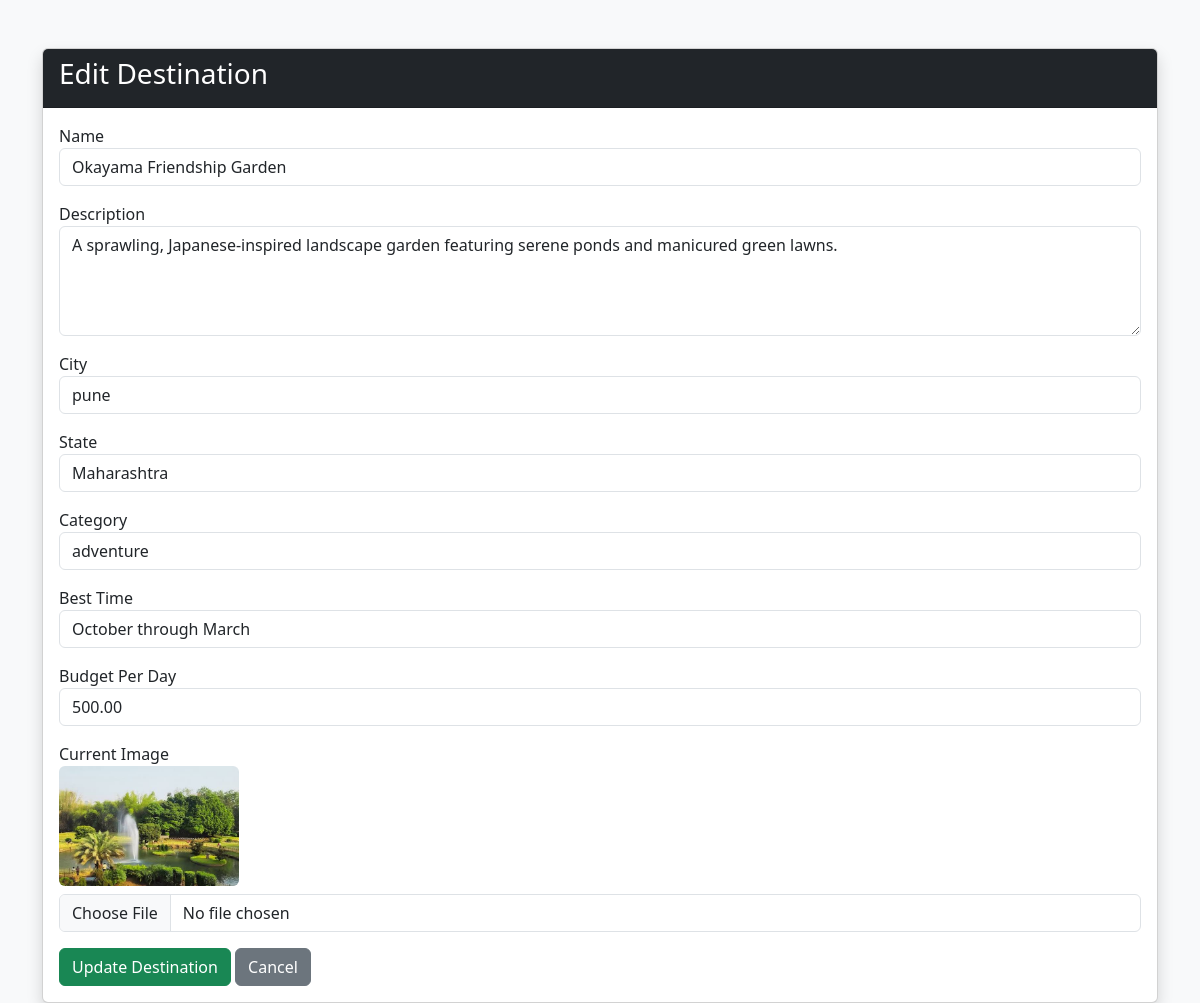
The app's page /dashboard/edit/7/ with its own data.
### destinations/models.py (models this page shows, shortened)
class Destination(models.Model):
    name = models.CharField(max_length=150)
    slug = models.SlugField(max_length=170, unique=True, blank=True)
    description = models.TextField()
    category = models.CharField(max_length=30, choices=CATEGORY_CHOICES)
    state = models.CharField(max_length=30, choices=STATE_CHOICES)
    city = models.CharField(max_length=100, blank=True)
    image = models.ImageField(upload_to='destinations/', blank=True, null=True)
    best_time_to_visit = models.CharField(max_length=100, blank=True)
    avg_budget_per_day = models.DecimalField(max_digits=8, decimal_places=2, default=0)
    is_featured = models.BooleanField(default=False)
    created_at = models.DateTimeField(auto_now_add=True)
    class Meta:
        ordering = ['-created_at']

### dashboard/views.py (the view, shortened to what this page needs)
# urls.py: path('edit/<int:id>/', views.edit_destination, name='edit_destination'),
def edit_destination(request, id):
    destination = get_object_or_404(Destination, id=id)
    context = {
        "destination": destination,
    }
    return render(request, "dashboard/edit_destination.html", context)

### templates/dashboard/edit_destination.html (shortened to what this page needs)
<!DOCTYPE html>
<html>
<head>
    <link href="https://cdn.jsdelivr.net/npm/bootstrap@5.3.3/dist/css/bootstrap.min.css" rel="stylesheet">
</head>
<body class="bg-light">
<div class="container mt-5">
    <div class="card shadow">
        <div class="card-header bg-dark text-white">
            <h3>Edit Destination</h3>
        </div>
        <div class="card-body">
            <form method="POST" enctype="multipart/form-data">
                <div class="mb-3">
                    <label>Name</label>
                    <input type="text"
                           name="name"
                           class="form-control"
                           value="{{ destination.name }}">
                </div>
                <div class="mb-3">
                    <label>Description</label>
                    <textarea
                        name="description"
                        class="form-control"
                        rows="4">{{ destination.description }}</textarea>
                </div>
                <div class="mb-3">
                    <label>City</label>
                    <input type="text"
                           name="city"
                           class="form-control"
                           value="{{ destination.city }}">
                </div>
                <div class="mb-3">
                    <label>State</label>
                    <input type="text"
                           name="state"
                           class="form-control"
                           value="{{ destination.state }}">
                </div>
                <div class="mb-3">
                    <label>Category</label>
                    <input type="text"
                           name="category"
                           class="form-control"
                           value="{{ destination.category }}">
                </div>
                <div class="mb-3">
                    <label>Best Time</label>
                    <input type="text"
                           name="best_time"
                           class="form-control"
                           value="{{ destination.best_time_to_visit }}">
                </div>
                <div class="mb-3">
                    <label>Budget Per Day</label>
                    <input type="number"
                           name="budget"
                           class="form-control"
                           value="{{ destination.avg_budget_per_day }}">
                </div>
                <div class="mb-3">
                    <label>Current Image</label><br>
                    {% if destination.image %}
                        <img src="{{ destination.image.url }}"
                             width="180"
                             class="rounded mb-2">
                    {% endif %}
                    <input type="file"
                           name="image"
                           class="form-control">
                </div>
                <button class="btn btn-success">
                    Update Destination
                </button>
                <a href="{% url 'dashboard:dashboard' %}"
                   class="btn btn-secondary">
                    Cancel
                </a>
            </form>
        </div>
    </div>
</div>
</body>
</html>

### records on screen
Destination: name "Okayama Friendship Garden", description "A sprawling, Japanese-inspired landscape garden featuring serene ponds and manicured green lawns.", city "pune", state "Maharashtra", category "adventure", best_time "October through March", budget "500.00", image (picture)
